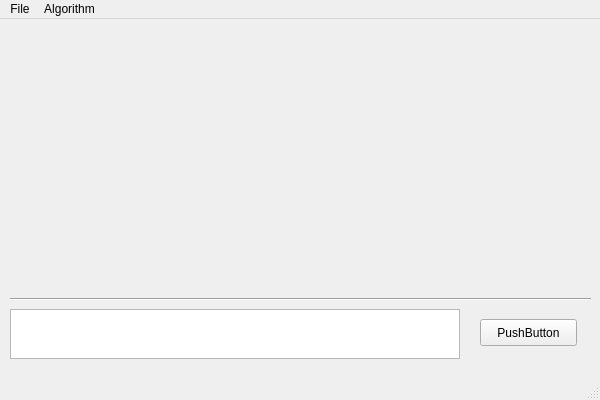
<?xml version="1.0" encoding="UTF-8"?>
<ui version="4.0">
 <class>MainWindow</class>
 <widget class="QMainWindow" name="MainWindow">
  <property name="geometry">
   <rect>
    <x>0</x>
    <y>0</y>
    <width>600</width>
    <height>400</height>
   </rect>
  </property>
  <property name="minimumSize">
   <size>
    <width>600</width>
    <height>400</height>
   </size>
  </property>
  <property name="windowTitle">
   <string>Path Finding Algorithms</string>
  </property>
  <widget class="QWidget" name="centralwidget">
   <widget class="QPushButton" name="pushButton">
    <property name="geometry">
     <rect>
      <x>480</x>
      <y>300</y>
      <width>97</width>
      <height>27</height>
     </rect>
    </property>
    <property name="text">
     <string>PushButton</string>
    </property>
   </widget>
   <widget class="Line" name="line">
    <property name="geometry">
     <rect>
      <x>10</x>
      <y>270</y>
      <width>581</width>
      <height>20</height>
     </rect>
    </property>
    <property name="orientation">
     <enum>Qt::Horizontal</enum>
    </property>
   </widget>
   <widget class="QTextBrowser" name="textBrowser">
    <property name="geometry">
     <rect>
      <x>10</x>
      <y>290</y>
      <width>450</width>
      <height>50</height>
     </rect>
    </property>
   </widget>
  </widget>
  <widget class="QMenuBar" name="menubar">
   <property name="geometry">
    <rect>
     <x>0</x>
     <y>0</y>
     <width>600</width>
     <height>25</height>
    </rect>
   </property>
   <widget class="QMenu" name="menuAlgorithm">
    <property name="focusPolicy">
     <enum>Qt::NoFocus</enum>
    </property>
    <property name="title">
     <string>Algorithm</string>
    </property>
    <addaction name="actionDijkstra"/>
   </widget>
   <widget class="QMenu" name="menuFile">
    <property name="title">
     <string>File</string>
    </property>
    <addaction name="actionSave"/>
    <addaction name="actionLoad"/>
    <addaction name="actionExport"/>
    <addaction name="actionExit"/>
   </widget>
   <addaction name="menuFile"/>
   <addaction name="menuAlgorithm"/>
  </widget>
  <widget class="QStatusBar" name="statusbar"/>
  <action name="actionDijkstra">
   <property name="text">
    <string>Dijkstra</string>
   </property>
  </action>
  <action name="actionExport">
   <property name="text">
    <string>Export..</string>
   </property>
  </action>
  <action name="actionSave">
   <property name="text">
    <string>Save</string>
   </property>
  </action>
  <action name="actionLoad">
   <property name="text">
    <string>Load</string>
   </property>
  </action>
  <action name="actionExit">
   <property name="text">
    <string>Exit</string>
   </property>
  </action>
 </widget>
 <resources/>
 <connections/>
</ui>
